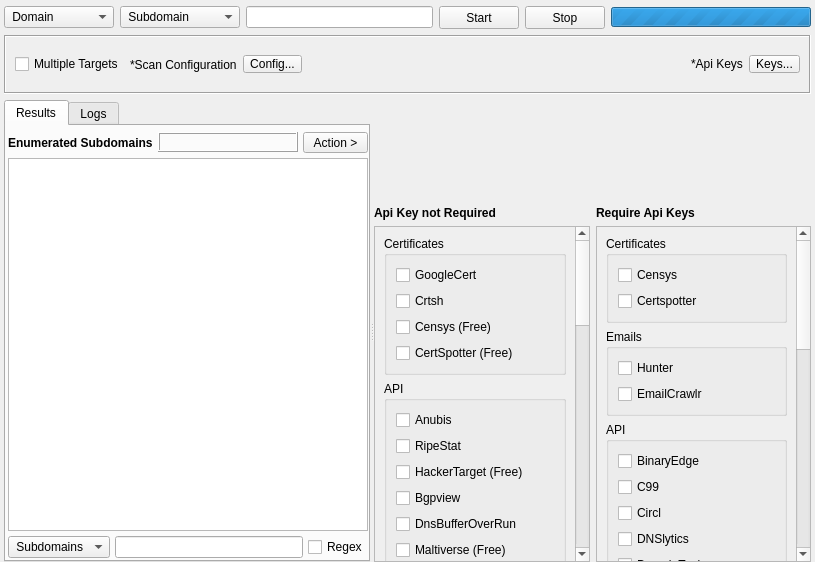
<?xml version="1.0" encoding="UTF-8"?>
<ui version="4.0">
 <class>Osint</class>
 <widget class="QWidget" name="Osint">
  <property name="geometry">
   <rect>
    <x>0</x>
    <y>0</y>
    <width>815</width>
    <height>562</height>
   </rect>
  </property>
  <property name="windowTitle">
   <string>Form</string>
  </property>
  <property name="styleSheet">
   <string notr="true"/>
  </property>
  <layout class="QVBoxLayout" name="verticalLayout_15">
   <property name="leftMargin">
    <number>4</number>
   </property>
   <property name="topMargin">
    <number>6</number>
   </property>
   <property name="rightMargin">
    <number>4</number>
   </property>
   <property name="bottomMargin">
    <number>0</number>
   </property>
   <item>
    <layout class="QHBoxLayout" name="horizontalLayout_4">
     <item>
      <widget class="QComboBox" name="comboBoxInput">
       <property name="minimumSize">
        <size>
         <width>110</width>
         <height>21</height>
        </size>
       </property>
       <property name="focusPolicy">
        <enum>Qt::NoFocus</enum>
       </property>
       <property name="frame">
        <bool>true</bool>
       </property>
       <item>
        <property name="text">
         <string> Domain</string>
        </property>
       </item>
       <item>
        <property name="text">
         <string> Ip</string>
        </property>
       </item>
       <item>
        <property name="text">
         <string> Email</string>
        </property>
       </item>
       <item>
        <property name="text">
         <string> Url</string>
        </property>
       </item>
       <item>
        <property name="text">
         <string> Asn</string>
        </property>
       </item>
       <item>
        <property name="text">
         <string> SSL Cert</string>
        </property>
       </item>
       <item>
        <property name="text">
         <string> Cidr</string>
        </property>
       </item>
      </widget>
     </item>
     <item>
      <widget class="QComboBox" name="comboBoxOutput">
       <property name="minimumSize">
        <size>
         <width>110</width>
         <height>21</height>
        </size>
       </property>
       <property name="maximumSize">
        <size>
         <width>16777215</width>
         <height>16777215</height>
        </size>
       </property>
       <property name="focusPolicy">
        <enum>Qt::NoFocus</enum>
       </property>
       <property name="styleSheet">
        <string notr="true"/>
       </property>
       <property name="frame">
        <bool>true</bool>
       </property>
       <item>
        <property name="text">
         <string> Subdomain</string>
        </property>
       </item>
       <item>
        <property name="text">
         <string> Subdomain &amp; Ip</string>
        </property>
       </item>
       <item>
        <property name="text">
         <string> Ip</string>
        </property>
       </item>
       <item>
        <property name="text">
         <string> Emails</string>
        </property>
       </item>
       <item>
        <property name="text">
         <string> Urls</string>
        </property>
       </item>
       <item>
        <property name="text">
         <string> Asn</string>
        </property>
       </item>
       <item>
        <property name="text">
         <string> SSL Certs</string>
        </property>
       </item>
       <item>
        <property name="text">
         <string> Cidr</string>
        </property>
       </item>
      </widget>
     </item>
     <item>
      <widget class="QLineEdit" name="lineEditTarget">
       <property name="minimumSize">
        <size>
         <width>0</width>
         <height>20</height>
        </size>
       </property>
       <property name="contextMenuPolicy">
        <enum>Qt::NoContextMenu</enum>
       </property>
       <property name="styleSheet">
        <string notr="true"/>
       </property>
       <property name="cursorPosition">
        <number>0</number>
       </property>
      </widget>
     </item>
     <item>
      <widget class="QPushButton" name="buttonStart">
       <property name="sizePolicy">
        <sizepolicy hsizetype="Fixed" vsizetype="Fixed">
         <horstretch>0</horstretch>
         <verstretch>0</verstretch>
        </sizepolicy>
       </property>
       <property name="minimumSize">
        <size>
         <width>75</width>
         <height>23</height>
        </size>
       </property>
       <property name="autoFillBackground">
        <bool>false</bool>
       </property>
       <property name="styleSheet">
        <string notr="true"/>
       </property>
       <property name="text">
        <string>Start</string>
       </property>
      </widget>
     </item>
     <item>
      <widget class="QPushButton" name="buttonStop">
       <property name="sizePolicy">
        <sizepolicy hsizetype="Fixed" vsizetype="Fixed">
         <horstretch>0</horstretch>
         <verstretch>0</verstretch>
        </sizepolicy>
       </property>
       <property name="minimumSize">
        <size>
         <width>75</width>
         <height>23</height>
        </size>
       </property>
       <property name="styleSheet">
        <string notr="true"/>
       </property>
       <property name="text">
        <string>Stop</string>
       </property>
      </widget>
     </item>
     <item>
      <widget class="QProgressBar" name="progressBar">
       <property name="minimumSize">
        <size>
         <width>200</width>
         <height>20</height>
        </size>
       </property>
       <property name="maximumSize">
        <size>
         <width>200</width>
         <height>20</height>
        </size>
       </property>
       <property name="styleSheet">
        <string notr="true"/>
       </property>
       <property name="maximum">
        <number>0</number>
       </property>
       <property name="value">
        <number>-1</number>
       </property>
      </widget>
     </item>
    </layout>
   </item>
   <item>
    <widget class="QFrame" name="frame">
     <property name="frameShape">
      <enum>QFrame::Box</enum>
     </property>
     <property name="frameShadow">
      <enum>QFrame::Sunken</enum>
     </property>
     <layout class="QHBoxLayout" name="horizontalLayout">
      <property name="leftMargin">
       <number>9</number>
      </property>
      <property name="topMargin">
       <number>6</number>
      </property>
      <property name="rightMargin">
       <number>9</number>
      </property>
      <property name="bottomMargin">
       <number>6</number>
      </property>
      <item>
       <widget class="QCheckBox" name="checkBoxMultipleTargets">
        <property name="text">
         <string>Multiple Targets</string>
        </property>
       </widget>
      </item>
      <item>
       <widget class="QLabel" name="label">
        <property name="text">
         <string>*Scan Configuration</string>
        </property>
       </widget>
      </item>
      <item>
       <widget class="QToolButton" name="buttonConfig">
        <property name="minimumSize">
         <size>
          <width>0</width>
          <height>18</height>
         </size>
        </property>
        <property name="maximumSize">
         <size>
          <width>16777215</width>
          <height>18</height>
         </size>
        </property>
        <property name="styleSheet">
         <string notr="true"/>
        </property>
        <property name="text">
         <string>Config...</string>
        </property>
       </widget>
      </item>
      <item>
       <spacer name="horizontalSpacer">
        <property name="orientation">
         <enum>Qt::Horizontal</enum>
        </property>
        <property name="sizeHint" stdset="0">
         <size>
          <width>40</width>
          <height>20</height>
         </size>
        </property>
       </spacer>
      </item>
      <item>
       <widget class="QLabel" name="label_4">
        <property name="sizePolicy">
         <sizepolicy hsizetype="Preferred" vsizetype="Maximum">
          <horstretch>0</horstretch>
          <verstretch>0</verstretch>
         </sizepolicy>
        </property>
        <property name="text">
         <string>*Api Keys</string>
        </property>
       </widget>
      </item>
      <item>
       <widget class="QToolButton" name="buttonKeys">
        <property name="minimumSize">
         <size>
          <width>0</width>
          <height>18</height>
         </size>
        </property>
        <property name="maximumSize">
         <size>
          <width>16777215</width>
          <height>18</height>
         </size>
        </property>
        <property name="font">
         <font>
          <italic>false</italic>
         </font>
        </property>
        <property name="styleSheet">
         <string notr="true"/>
        </property>
        <property name="text">
         <string>Keys...</string>
        </property>
       </widget>
      </item>
     </layout>
    </widget>
   </item>
   <item>
    <widget class="QSplitter" name="splitter">
     <property name="orientation">
      <enum>Qt::Horizontal</enum>
     </property>
     <widget class="QTabWidget" name="tabWidgetResults">
      <property name="styleSheet">
       <string notr="true"/>
      </property>
      <property name="currentIndex">
       <number>0</number>
      </property>
      <widget class="QWidget" name="tabResults">
       <attribute name="title">
        <string>Results</string>
       </attribute>
       <layout class="QVBoxLayout" name="verticalLayout">
        <property name="spacing">
         <number>5</number>
        </property>
        <property name="leftMargin">
         <number>2</number>
        </property>
        <property name="topMargin">
         <number>6</number>
        </property>
        <property name="rightMargin">
         <number>0</number>
        </property>
        <property name="bottomMargin">
         <number>2</number>
        </property>
        <item>
         <layout class="QHBoxLayout" name="horizontalLayout_5">
          <item>
           <widget class="QLabel" name="labelResultsInfo">
            <property name="sizePolicy">
             <sizepolicy hsizetype="Maximum" vsizetype="Preferred">
              <horstretch>0</horstretch>
              <verstretch>0</verstretch>
             </sizepolicy>
            </property>
            <property name="font">
             <font>
              <weight>75</weight>
              <bold>true</bold>
             </font>
            </property>
            <property name="styleSheet">
             <string notr="true"/>
            </property>
            <property name="text">
             <string>Enumerated Subdomains</string>
            </property>
           </widget>
          </item>
          <item>
           <widget class="QLabel" name="labelResultsCount">
            <property name="sizePolicy">
             <sizepolicy hsizetype="Preferred" vsizetype="Maximum">
              <horstretch>0</horstretch>
              <verstretch>0</verstretch>
             </sizepolicy>
            </property>
            <property name="minimumSize">
             <size>
              <width>0</width>
              <height>20</height>
             </size>
            </property>
            <property name="maximumSize">
             <size>
              <width>16777215</width>
              <height>20</height>
             </size>
            </property>
            <property name="font">
             <font>
              <weight>75</weight>
              <bold>true</bold>
             </font>
            </property>
            <property name="styleSheet">
             <string notr="true"/>
            </property>
            <property name="frameShape">
             <enum>QFrame::Box</enum>
            </property>
            <property name="frameShadow">
             <enum>QFrame::Raised</enum>
            </property>
            <property name="midLineWidth">
             <number>0</number>
            </property>
            <property name="text">
             <string/>
            </property>
           </widget>
          </item>
          <item>
           <widget class="QToolButton" name="buttonAction">
            <property name="sizePolicy">
             <sizepolicy hsizetype="Fixed" vsizetype="Fixed">
              <horstretch>0</horstretch>
              <verstretch>0</verstretch>
             </sizepolicy>
            </property>
            <property name="minimumSize">
             <size>
              <width>65</width>
              <height>20</height>
             </size>
            </property>
            <property name="font">
             <font>
              <weight>50</weight>
              <italic>false</italic>
              <bold>false</bold>
             </font>
            </property>
            <property name="styleSheet">
             <string notr="true"/>
            </property>
            <property name="text">
             <string>Action &gt;</string>
            </property>
           </widget>
          </item>
         </layout>
        </item>
        <item>
         <widget class="QTableView" name="tableViewResults">
          <property name="font">
           <font>
            <family>MS Shell Dlg 2</family>
            <pointsize>8</pointsize>
            <weight>50</weight>
            <italic>false</italic>
            <bold>false</bold>
           </font>
          </property>
          <property name="focusPolicy">
           <enum>Qt::NoFocus</enum>
          </property>
          <property name="contextMenuPolicy">
           <enum>Qt::CustomContextMenu</enum>
          </property>
          <property name="styleSheet">
           <string notr="true"/>
          </property>
          <property name="frameShape">
           <enum>QFrame::StyledPanel</enum>
          </property>
          <property name="frameShadow">
           <enum>QFrame::Sunken</enum>
          </property>
          <property name="autoScrollMargin">
           <number>16</number>
          </property>
          <property name="editTriggers">
           <set>QAbstractItemView::NoEditTriggers</set>
          </property>
          <property name="tabKeyNavigation">
           <bool>false</bool>
          </property>
          <property name="showDropIndicator" stdset="0">
           <bool>false</bool>
          </property>
          <property name="dragDropOverwriteMode">
           <bool>false</bool>
          </property>
          <property name="alternatingRowColors">
           <bool>false</bool>
          </property>
          <property name="selectionMode">
           <enum>QAbstractItemView::ExtendedSelection</enum>
          </property>
          <property name="verticalScrollMode">
           <enum>QAbstractItemView::ScrollPerPixel</enum>
          </property>
          <property name="horizontalScrollMode">
           <enum>QAbstractItemView::ScrollPerPixel</enum>
          </property>
          <property name="showGrid">
           <bool>true</bool>
          </property>
          <property name="sortingEnabled">
           <bool>true</bool>
          </property>
          <property name="cornerButtonEnabled">
           <bool>false</bool>
          </property>
          <attribute name="horizontalHeaderCascadingSectionResizes">
           <bool>true</bool>
          </attribute>
          <attribute name="horizontalHeaderMinimumSectionSize">
           <number>200</number>
          </attribute>
          <attribute name="horizontalHeaderDefaultSectionSize">
           <number>220</number>
          </attribute>
          <attribute name="horizontalHeaderShowSortIndicator" stdset="0">
           <bool>true</bool>
          </attribute>
          <attribute name="horizontalHeaderStretchLastSection">
           <bool>true</bool>
          </attribute>
          <attribute name="verticalHeaderVisible">
           <bool>false</bool>
          </attribute>
          <attribute name="verticalHeaderMinimumSectionSize">
           <number>18</number>
          </attribute>
          <attribute name="verticalHeaderDefaultSectionSize">
           <number>18</number>
          </attribute>
         </widget>
        </item>
        <item>
         <layout class="QHBoxLayout" name="horizontalLayout_7">
          <item>
           <widget class="QComboBox" name="comboBoxFilter">
            <property name="minimumSize">
             <size>
              <width>100</width>
              <height>20</height>
             </size>
            </property>
            <item>
             <property name="text">
              <string> Subdomains</string>
             </property>
            </item>
            <item>
             <property name="text">
              <string> Ip</string>
             </property>
            </item>
           </widget>
          </item>
          <item>
           <widget class="QLineEdit" name="lineEditFilter"/>
          </item>
          <item>
           <widget class="QCheckBox" name="checkBoxRegex">
            <property name="text">
             <string>Regex</string>
            </property>
           </widget>
          </item>
         </layout>
        </item>
       </layout>
      </widget>
      <widget class="QWidget" name="tabLogs">
       <attribute name="title">
        <string>Logs</string>
       </attribute>
       <layout class="QVBoxLayout" name="verticalLayout_2">
        <property name="spacing">
         <number>3</number>
        </property>
        <property name="leftMargin">
         <number>0</number>
        </property>
        <property name="topMargin">
         <number>0</number>
        </property>
        <property name="rightMargin">
         <number>0</number>
        </property>
        <property name="bottomMargin">
         <number>0</number>
        </property>
        <item>
         <widget class="QPlainTextEdit" name="plainTextEditLogs">
          <property name="readOnly">
           <bool>true</bool>
          </property>
         </widget>
        </item>
       </layout>
      </widget>
     </widget>
     <widget class="QWidget" name="layoutWidget">
      <layout class="QVBoxLayout" name="verticalLayout_17">
       <item>
        <widget class="InputWidget" name="targets" native="true">
         <property name="sizePolicy">
          <sizepolicy hsizetype="Expanding" vsizetype="Expanding">
           <horstretch>0</horstretch>
           <verstretch>0</verstretch>
          </sizepolicy>
         </property>
         <property name="minimumSize">
          <size>
           <width>100</width>
           <height>100</height>
          </size>
         </property>
        </widget>
       </item>
       <item>
        <layout class="QHBoxLayout" name="horizontalLayout_10">
         <item>
          <layout class="QVBoxLayout" name="verticalLayout_10">
           <item>
            <widget class="QLabel" name="label_11">
             <property name="sizePolicy">
              <sizepolicy hsizetype="Preferred" vsizetype="Maximum">
               <horstretch>0</horstretch>
               <verstretch>0</verstretch>
              </sizepolicy>
             </property>
             <property name="font">
              <font>
               <weight>75</weight>
               <bold>true</bold>
              </font>
             </property>
             <property name="styleSheet">
              <string notr="true"/>
             </property>
             <property name="frameShape">
              <enum>QFrame::NoFrame</enum>
             </property>
             <property name="frameShadow">
              <enum>QFrame::Raised</enum>
             </property>
             <property name="text">
              <string>Api Key not Required</string>
             </property>
            </widget>
           </item>
           <item>
            <widget class="QScrollArea" name="scrollArea_noKeyEngines">
             <property name="cursor" stdset="0">
              <cursorShape>ArrowCursor</cursorShape>
             </property>
             <property name="contextMenuPolicy">
              <enum>Qt::NoContextMenu</enum>
             </property>
             <property name="styleSheet">
              <string notr="true"/>
             </property>
             <property name="frameShape">
              <enum>QFrame::StyledPanel</enum>
             </property>
             <property name="frameShadow">
              <enum>QFrame::Sunken</enum>
             </property>
             <property name="lineWidth">
              <number>1</number>
             </property>
             <property name="midLineWidth">
              <number>0</number>
             </property>
             <property name="sizeAdjustPolicy">
              <enum>QAbstractScrollArea::AdjustIgnored</enum>
             </property>
             <property name="widgetResizable">
              <bool>true</bool>
             </property>
             <widget class="QWidget" name="scrollAreaWidgetContents_3">
              <property name="geometry">
               <rect>
                <x>0</x>
                <y>0</y>
                <width>178</width>
                <height>1057</height>
               </rect>
              </property>
              <layout class="QVBoxLayout" name="verticalLayout_4">
               <item>
                <widget class="QGroupBox" name="groupBox">
                 <property name="title">
                  <string>Certificates</string>
                 </property>
                 <layout class="QVBoxLayout" name="verticalLayout_6">
                  <item>
                   <widget class="QCheckBox" name="moduleGoogleCert">
                    <property name="text">
                     <string>GoogleCert</string>
                    </property>
                   </widget>
                  </item>
                  <item>
                   <widget class="QCheckBox" name="moduleCrtsh">
                    <property name="text">
                     <string>Crtsh</string>
                    </property>
                   </widget>
                  </item>
                  <item>
                   <widget class="QCheckBox" name="moduleCensysFree">
                    <property name="text">
                     <string>Censys (Free)</string>
                    </property>
                   </widget>
                  </item>
                  <item>
                   <widget class="QCheckBox" name="moduleCertspotterFree">
                    <property name="text">
                     <string>CertSpotter (Free)</string>
                    </property>
                   </widget>
                  </item>
                 </layout>
                </widget>
               </item>
               <item>
                <widget class="QGroupBox" name="groupBox_2">
                 <property name="title">
                  <string>API</string>
                 </property>
                 <layout class="QVBoxLayout" name="verticalLayout_7">
                  <item>
                   <widget class="QCheckBox" name="moduleAnubis">
                    <property name="text">
                     <string>Anubis</string>
                    </property>
                   </widget>
                  </item>
                  <item>
                   <widget class="QCheckBox" name="moduleRipe">
                    <property name="text">
                     <string>RipeStat</string>
                    </property>
                   </widget>
                  </item>
                  <item>
                   <widget class="QCheckBox" name="moduleHackerTargetFree">
                    <property name="text">
                     <string>HackerTarget (Free)</string>
                    </property>
                   </widget>
                  </item>
                  <item>
                   <widget class="QCheckBox" name="moduleBgpview">
                    <property name="text">
                     <string>Bgpview</string>
                    </property>
                   </widget>
                  </item>
                  <item>
                   <widget class="QCheckBox" name="moduleDnsbufferoverrun">
                    <property name="text">
                     <string>DnsBufferOverRun</string>
                    </property>
                   </widget>
                  </item>
                  <item>
                   <widget class="QCheckBox" name="moduleMaltiverseFree">
                    <property name="text">
                     <string>Maltiverse (Free)</string>
                    </property>
                   </widget>
                  </item>
                  <item>
                   <widget class="QCheckBox" name="moduleMnemonicFree">
                    <property name="text">
                     <string>Mnemonic (Free)</string>
                    </property>
                   </widget>
                  </item>
                  <item>
                   <widget class="QCheckBox" name="moduleN45HT">
                    <property name="text">
                     <string>N45HT</string>
                    </property>
                   </widget>
                  </item>
                  <item>
                   <widget class="QCheckBox" name="moduleOmnisint">
                    <property name="text">
                     <string>Omnisint</string>
                    </property>
                   </widget>
                  </item>
                  <item>
                   <widget class="QCheckBox" name="moduleOtxFree">
                    <property name="text">
                     <string>Otx (Free)</string>
                    </property>
                   </widget>
                  </item>
                  <item>
                   <widget class="QCheckBox" name="moduleRobtexFree">
                    <property name="text">
                     <string>Robtex (Free)</string>
                    </property>
                   </widget>
                  </item>
                  <item>
                   <widget class="QCheckBox" name="moduleSublist3r">
                    <property name="text">
                     <string>sublist3r</string>
                    </property>
                   </widget>
                  </item>
                  <item>
                   <widget class="QCheckBox" name="moduleThreatcrowd">
                    <property name="text">
                     <string>ThreatCrowd</string>
                    </property>
                   </widget>
                  </item>
                  <item>
                   <widget class="QCheckBox" name="moduleThreatminer">
                    <property name="text">
                     <string>ThreatMiner</string>
                    </property>
                   </widget>
                  </item>
                  <item>
                   <widget class="QCheckBox" name="moduleUrlscan">
                    <property name="text">
                     <string>urlscan</string>
                    </property>
                   </widget>
                  </item>
                 </layout>
                </widget>
               </item>
               <item>
                <widget class="QGroupBox" name="groupBox_3">
                 <property name="title">
                  <string>Sites</string>
                 </property>
                 <layout class="QVBoxLayout" name="verticalLayout_3">
                  <item>
                   <widget class="QCheckBox" name="moduleDnsdumpster">
                    <property name="text">
                     <string>DnsDumpster</string>
                    </property>
                   </widget>
                  </item>
                  <item>
                   <widget class="QCheckBox" name="moduleNetcraft">
                    <property name="cursor">
                     <cursorShape>ArrowCursor</cursorShape>
                    </property>
                    <property name="text">
                     <string>Netcraft</string>
                    </property>
                    <property name="tristate">
                     <bool>false</bool>
                    </property>
                   </widget>
                  </item>
                  <item>
                   <widget class="QCheckBox" name="modulePagesInventory">
                    <property name="text">
                     <string>PagesInventory</string>
                    </property>
                   </widget>
                  </item>
                  <item>
                   <widget class="QCheckBox" name="modulePkey">
                    <property name="text">
                     <string>pKey</string>
                    </property>
                   </widget>
                  </item>
                  <item>
                   <widget class="QCheckBox" name="moduleRapiddns">
                    <property name="text">
                     <string>RapidDns</string>
                    </property>
                   </widget>
                  </item>
                  <item>
                   <widget class="QCheckBox" name="moduleSitedossier">
                    <property name="text">
                     <string>SiteDossier</string>
                    </property>
                   </widget>
                  </item>
                 </layout>
                </widget>
               </item>
               <item>
                <widget class="QGroupBox" name="groupBox_4">
                 <property name="title">
                  <string>Scrape</string>
                 </property>
                 <layout class="QVBoxLayout" name="verticalLayout_8">
                  <item>
                   <widget class="QCheckBox" name="moduleAsk">
                    <property name="text">
                     <string>Ask</string>
                    </property>
                   </widget>
                  </item>
                  <item>
                   <widget class="QCheckBox" name="moduleBaidu">
                    <property name="text">
                     <string>Baidu</string>
                    </property>
                   </widget>
                  </item>
                  <item>
                   <widget class="QCheckBox" name="moduleBing">
                    <property name="text">
                     <string>Bing</string>
                    </property>
                   </widget>
                  </item>
                  <item>
                   <widget class="QCheckBox" name="moduleDogpile">
                    <property name="text">
                     <string>DogPile</string>
                    </property>
                   </widget>
                  </item>
                  <item>
                   <widget class="QCheckBox" name="moduleDuckduckgo">
                    <property name="text">
                     <string>DuckduckGo</string>
                    </property>
                   </widget>
                  </item>
                  <item>
                   <widget class="QCheckBox" name="moduleExalead">
                    <property name="text">
                     <string>Exalead</string>
                    </property>
                   </widget>
                  </item>
                  <item>
                   <widget class="QCheckBox" name="moduleYahoo">
                    <property name="text">
                     <string>Yahoo</string>
                    </property>
                   </widget>
                  </item>
                 </layout>
                </widget>
               </item>
               <item>
                <widget class="QGroupBox" name="groupBox_5">
                 <property name="title">
                  <string>Archives</string>
                 </property>
                 <layout class="QVBoxLayout" name="verticalLayout_9">
                  <item>
                   <widget class="QCheckBox" name="moduleArchiveit">
                    <property name="text">
                     <string>ArchiveIt</string>
                    </property>
                   </widget>
                  </item>
                  <item>
                   <widget class="QCheckBox" name="moduleArchiveToday">
                    <property name="text">
                     <string>ArchiveToday</string>
                    </property>
                   </widget>
                  </item>
                  <item>
                   <widget class="QCheckBox" name="moduleArquivo">
                    <property name="text">
                     <string>Arquivo</string>
                    </property>
                   </widget>
                  </item>
                  <item>
                   <widget class="QCheckBox" name="moduleCommonCrawl">
                    <property name="text">
                     <string>CommonCrawl</string>
                    </property>
                   </widget>
                  </item>
                  <item>
                   <widget class="QCheckBox" name="moduleUKWebArchive">
                    <property name="text">
                     <string>UKWebArchive</string>
                    </property>
                   </widget>
                  </item>
                  <item>
                   <widget class="QCheckBox" name="moduleWaybackmachine">
                    <property name="text">
                     <string>WayBackMachine</string>
                    </property>
                   </widget>
                  </item>
                 </layout>
                </widget>
               </item>
               <item>
                <spacer name="verticalSpacer_3">
                 <property name="orientation">
                  <enum>Qt::Vertical</enum>
                 </property>
                 <property name="sizeHint" stdset="0">
                  <size>
                   <width>20</width>
                   <height>40</height>
                  </size>
                 </property>
                </spacer>
               </item>
              </layout>
             </widget>
            </widget>
           </item>
          </layout>
         </item>
         <item>
          <layout class="QVBoxLayout" name="verticalLayout_13">
           <item>
            <widget class="QLabel" name="label_16">
             <property name="sizePolicy">
              <sizepolicy hsizetype="Preferred" vsizetype="Maximum">
               <horstretch>0</horstretch>
               <verstretch>0</verstretch>
              </sizepolicy>
             </property>
             <property name="font">
              <font>
               <weight>75</weight>
               <bold>true</bold>
              </font>
             </property>
             <property name="styleSheet">
              <string notr="true"/>
             </property>
             <property name="frameShape">
              <enum>QFrame::NoFrame</enum>
             </property>
             <property name="frameShadow">
              <enum>QFrame::Raised</enum>
             </property>
             <property name="text">
              <string>Require Api Keys</string>
             </property>
            </widget>
           </item>
           <item>
            <widget class="QScrollArea" name="scrollArea_keyEngines">
             <property name="contextMenuPolicy">
              <enum>Qt::NoContextMenu</enum>
             </property>
             <property name="styleSheet">
              <string notr="true"/>
             </property>
             <property name="frameShape">
              <enum>QFrame::StyledPanel</enum>
             </property>
             <property name="frameShadow">
              <enum>QFrame::Sunken</enum>
             </property>
             <property name="lineWidth">
              <number>1</number>
             </property>
             <property name="midLineWidth">
              <number>0</number>
             </property>
             <property name="sizeAdjustPolicy">
              <enum>QAbstractScrollArea::AdjustIgnored</enum>
             </property>
             <property name="widgetResizable">
              <bool>true</bool>
             </property>
             <widget class="QWidget" name="scrollAreaWidgetContents_4">
              <property name="geometry">
               <rect>
                <x>0</x>
                <y>0</y>
                <width>177</width>
                <height>830</height>
               </rect>
              </property>
              <layout class="QVBoxLayout" name="verticalLayout_14">
               <property name="topMargin">
                <number>9</number>
               </property>
               <property name="bottomMargin">
                <number>9</number>
               </property>
               <item>
                <widget class="QGroupBox" name="groupBox_6">
                 <property name="title">
                  <string>Certificates</string>
                 </property>
                 <layout class="QVBoxLayout" name="verticalLayout_11">
                  <item>
                   <widget class="QCheckBox" name="moduleCensys">
                    <property name="text">
                     <string>Censys</string>
                    </property>
                   </widget>
                  </item>
                  <item>
                   <widget class="QCheckBox" name="moduleCertspotter">
                    <property name="text">
                     <string>Certspotter</string>
                    </property>
                   </widget>
                  </item>
                 </layout>
                </widget>
               </item>
               <item>
                <widget class="QGroupBox" name="groupBox_7">
                 <property name="title">
                  <string>Emails</string>
                 </property>
                 <layout class="QVBoxLayout" name="verticalLayout_12">
                  <item>
                   <widget class="QCheckBox" name="moduleHunter">
                    <property name="text">
                     <string>Hunter</string>
                    </property>
                   </widget>
                  </item>
                  <item>
                   <widget class="QCheckBox" name="moduleEmailCrawlr">
                    <property name="text">
                     <string>EmailCrawlr</string>
                    </property>
                   </widget>
                  </item>
                 </layout>
                </widget>
               </item>
               <item>
                <widget class="QGroupBox" name="groupBox_8">
                 <property name="title">
                  <string>API</string>
                 </property>
                 <layout class="QVBoxLayout" name="verticalLayout_16">
                  <item>
                   <widget class="QCheckBox" name="moduleBinaryEdge">
                    <property name="text">
                     <string>BinaryEdge</string>
                    </property>
                   </widget>
                  </item>
                  <item>
                   <widget class="QCheckBox" name="moduleC99">
                    <property name="text">
                     <string>C99</string>
                    </property>
                   </widget>
                  </item>
                  <item>
                   <widget class="QCheckBox" name="moduleCircl">
                    <property name="text">
                     <string>Circl</string>
                    </property>
                   </widget>
                  </item>
                  <item>
                   <widget class="QCheckBox" name="moduleDnslytics">
                    <property name="text">
                     <string>DNSlytics</string>
                    </property>
                   </widget>
                  </item>
                  <item>
                   <widget class="QCheckBox" name="moduleDomainTools">
                    <property name="text">
                     <string>DomainTools</string>
                    </property>
                   </widget>
                  </item>
                  <item>
                   <widget class="QCheckBox" name="moduleFullHunt">
                    <property name="text">
                     <string>FullHunt</string>
                    </property>
                   </widget>
                  </item>
                  <item>
                   <widget class="QCheckBox" name="moduleGithub">
                    <property name="text">
                     <string>Github</string>
                    </property>
                   </widget>
                  </item>
                  <item>
                   <widget class="QCheckBox" name="moduleHackerTargetPaid">
                    <property name="text">
                     <string>HackerTarget</string>
                    </property>
                   </widget>
                  </item>
                  <item>
                   <widget class="QCheckBox" name="moduleIpInfo">
                    <property name="text">
                     <string>IpInfo</string>
                    </property>
                   </widget>
                  </item>
                  <item>
                   <widget class="QCheckBox" name="moduleMnemonicPaid">
                    <property name="text">
                     <string>Mnemonic</string>
                    </property>
                   </widget>
                  </item>
                  <item>
                   <widget class="QCheckBox" name="moduleNetworksDB">
                    <property name="text">
                     <string>NetworksDB</string>
                    </property>
                   </widget>
                  </item>
                  <item>
                   <widget class="QCheckBox" name="moduleOnyphe">
                    <property name="text">
                     <string>Onyphe</string>
                    </property>
                   </widget>
                  </item>
                  <item>
                   <widget class="QCheckBox" name="moduleSpyOnWeb">
                    <property name="text">
                     <string>SpyOnWeb</string>
                    </property>
                   </widget>
                  </item>
                  <item>
                   <widget class="QCheckBox" name="moduleSpyse">
                    <property name="text">
                     <string>spyse</string>
                    </property>
                   </widget>
                  </item>
                  <item>
                   <widget class="QCheckBox" name="moduleVirusTotal">
                    <property name="text">
                     <string>VirusTotal</string>
                    </property>
                   </widget>
                  </item>
                  <item>
                   <widget class="QCheckBox" name="moduleOtxPaid">
                    <property name="text">
                     <string>Otx</string>
                    </property>
                   </widget>
                  </item>
                  <item>
                   <widget class="QCheckBox" name="moduleProjectdiscovery">
                    <property name="text">
                     <string>ProjectDiscovery</string>
                    </property>
                   </widget>
                  </item>
                  <item>
                   <widget class="QCheckBox" name="moduleRiskIq">
                    <property name="text">
                     <string>RiskIq</string>
                    </property>
                   </widget>
                  </item>
                  <item>
                   <widget class="QCheckBox" name="moduleRobtexPaid">
                    <property name="text">
                     <string>Robtex</string>
                    </property>
                   </widget>
                  </item>
                  <item>
                   <widget class="QCheckBox" name="moduleSecuritytrails">
                    <property name="text">
                     <string>SecurityTrails</string>
                    </property>
                   </widget>
                  </item>
                  <item>
                   <widget class="QCheckBox" name="moduleShodan">
                    <property name="text">
                     <string>Shodan</string>
                    </property>
                   </widget>
                  </item>
                  <item>
                   <widget class="QCheckBox" name="moduleThreatBook">
                    <property name="text">
                     <string>ThreatBook</string>
                    </property>
                   </widget>
                  </item>
                  <item>
                   <widget class="QCheckBox" name="moduleViewDns">
                    <property name="text">
                     <string>ViewDns</string>
                    </property>
                   </widget>
                  </item>
                  <item>
                   <widget class="QCheckBox" name="moduleWebResolver">
                    <property name="text">
                     <string>WebResolver</string>
                    </property>
                   </widget>
                  </item>
                  <item>
                   <widget class="QCheckBox" name="moduleWhoisXmlApi">
                    <property name="text">
                     <string>WhoisXmlApi</string>
                    </property>
                   </widget>
                  </item>
                  <item>
                   <widget class="QCheckBox" name="moduleZetalytics">
                    <property name="text">
                     <string>ZETAlytics</string>
                    </property>
                   </widget>
                  </item>
                  <item>
                   <widget class="QCheckBox" name="moduleZoomeye">
                    <property name="text">
                     <string>ZoomEye</string>
                    </property>
                   </widget>
                  </item>
                 </layout>
                </widget>
               </item>
               <item>
                <spacer name="verticalSpacer_4">
                 <property name="orientation">
                  <enum>Qt::Vertical</enum>
                 </property>
                 <property name="sizeHint" stdset="0">
                  <size>
                   <width>20</width>
                   <height>89</height>
                  </size>
                 </property>
                </spacer>
               </item>
              </layout>
             </widget>
            </widget>
           </item>
          </layout>
         </item>
        </layout>
       </item>
      </layout>
     </widget>
    </widget>
   </item>
  </layout>
 </widget>
 <customwidgets>
  <customwidget>
   <class>InputWidget</class>
   <extends>QWidget</extends>
   <header>src/widgets/InputWidget.h</header>
   <container>1</container>
  </customwidget>
 </customwidgets>
 <tabstops>
  <tabstop>lineEditTarget</tabstop>
  <tabstop>buttonStart</tabstop>
  <tabstop>tableViewResults</tabstop>
 </tabstops>
 <resources/>
 <connections/>
</ui>
